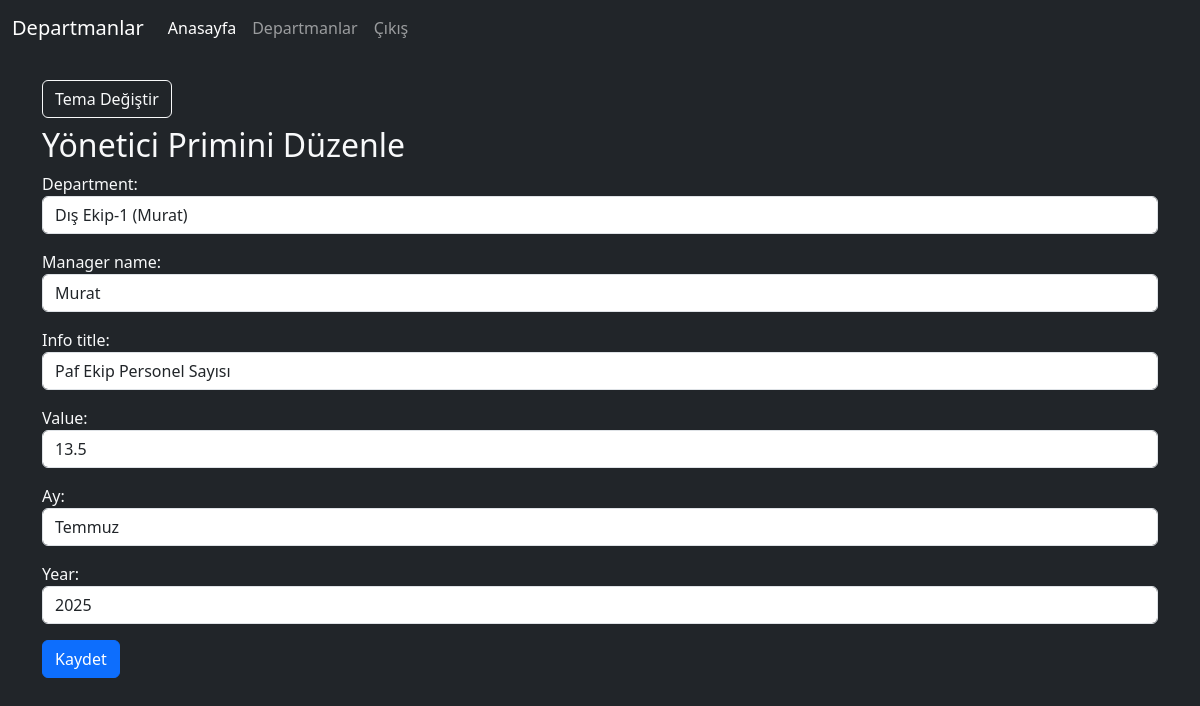
The app's page /edit_bonus/4/ with its own data.
### departmanlar/models.py (models this page shows, shortened)
class ManagerBonus(models.Model):
    DEPARTMENT_CHOICES = [
        ('Dış Ekip-1 (Murat)', 'Dış Ekip-1 (Murat)'),
        ('Dış Ekip-2 (Mertcan)', 'Dış Ekip-2 (Mertcan)'),
        ('Karşılama Ekibi (Ece)', 'Karşılama Ekibi (Ece)'),
        ('Dönüşüm Ekibi (Alper)', 'Dönüşüm Ekibi (Alper)'),
        ('Yatırımlı Pasif Ekibi (Asuman)', 'Yatırımlı Pasif Ekibi (Asuman)'),
        ('Retation Ekibi (Asuman)', 'Retation Ekibi (Asuman)'),
    ]
    department = models.CharField(
        max_length=50,
        choices=DEPARTMENT_CHOICES,
        default="Dış Ekip-1 (Murat)"
    )
    manager_name = models.CharField(max_length=100, default="Bilinmiyor")
    info_title = models.CharField(max_length=100, default="Bilinmiyor")
    value = models.FloatField(default=0)
    month = models.IntegerField(default=1)
    year = models.IntegerField(default=2025)

### departmanlar/views.py (the view)
# urls.py: path('edit_bonus/<int:pk>/', views.edit_bonus, name='edit_bonus'),
def edit_bonus(request, pk):
    bonus = get_object_or_404(ManagerBonus, pk=pk)
    if request.method == 'POST':
        form = ManagerBonusForm(request.POST, instance=bonus)
        if form.is_valid():
            form.save()
            messages.success(request, "Prim güncellendi.")
            return redirect('dashboard')
        else:
            messages.error(request, "Formda hata var.")
    else:
        form = ManagerBonusForm(instance=bonus)
    return render(request, 'departmanlar/edit_bonus.html', {'form': form, 'bonus': bonus})

### departmanlar/forms.py (shortened to what this page needs)
class ManagerBonusForm(forms.ModelForm):
    MONTH_CHOICES = [
        ('1', 'Ocak'),
        ('2', 'Şubat'),
        ('3', 'Mart'),
        ('4', 'Nisan'),
        ('5', 'Mayıs'),
        ('6', 'Haziran'),
        ('7', 'Temmuz'),
        ('8', 'Ağustos'),
        ('9', 'Eylül'),
        ('10', 'Ekim'),
        ('11', 'Kasım'),
        ('12', 'Aralık'),
    ]
    month = forms.ChoiceField(
        choices=MONTH_CHOICES,
        label="Ay",
        widget=forms.Select(attrs={'class': 'form-control'})
    )
    class Meta:
        model = ManagerBonus
        fields = ['department', 'manager_name', 'info_title', 'value', 'month', 'year']
        widgets = {
            'department': forms.Select(attrs={'class': 'form-control'}),
            'manager_name': forms.TextInput(attrs={'class': 'form-control'}),
            'info_title': forms.TextInput(attrs={'class': 'form-control'}),
            'value': forms.TextInput(attrs={'class': 'form-control'}),
            'year': forms.NumberInput(attrs={'class': 'form-control', 'min': 2000, 'max': 2100}),
        }

### departmanlar/templates/departmanlar/edit_bonus.html (shortened to what this page needs)
{% extends "base.html" %}
{% block content %}
<h2>Yönetici Primini Düzenle</h2>
<form method="post">
    {{ form.as_p }}
    <button type="submit" class="btn btn-primary">Kaydet</button>
</form>
{% endblock %}

### records on screen
ManagerBonus: department "Dış Ekip-1 (Murat)", manager_name "Murat", info_title "Paf Ekip Personel Sayısı", value "13.5", month "Temmuz", year "2025"
